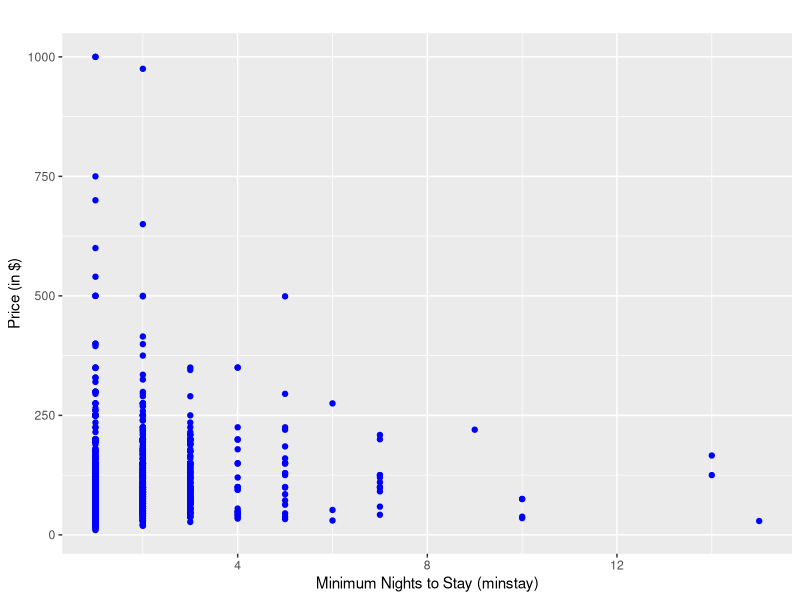
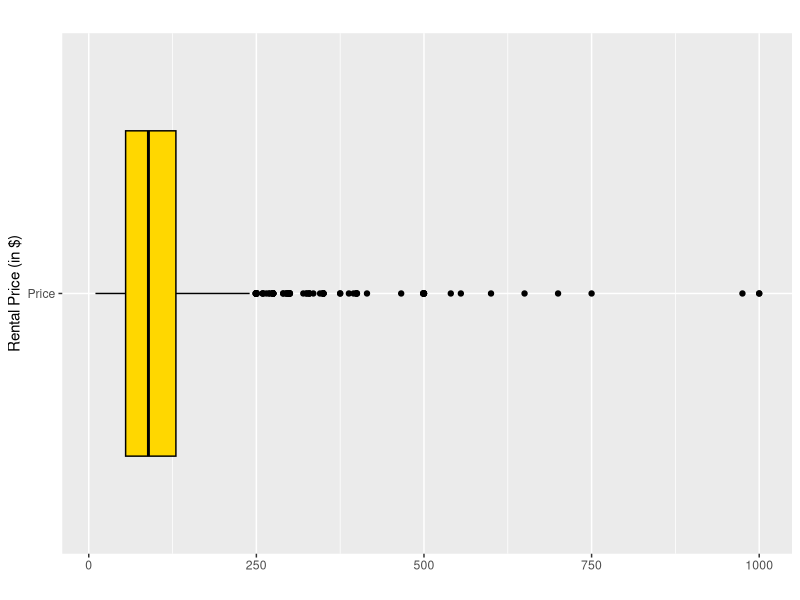
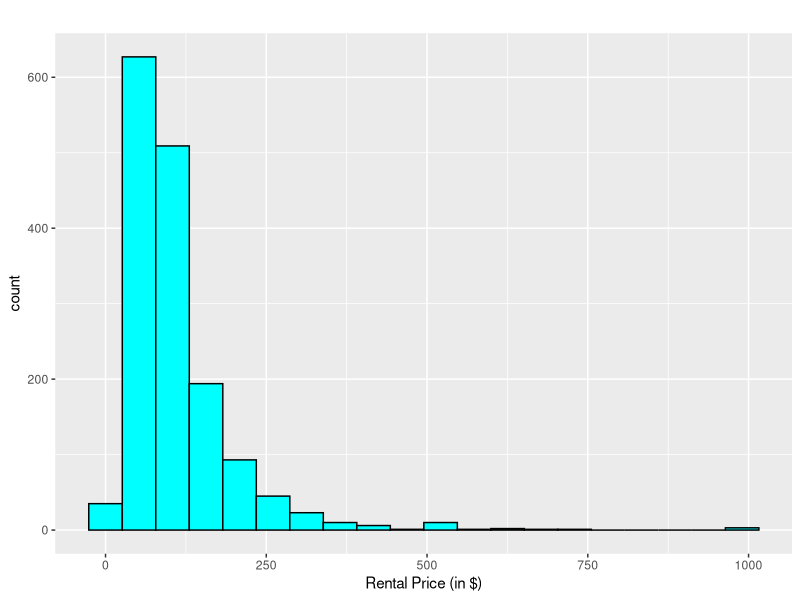
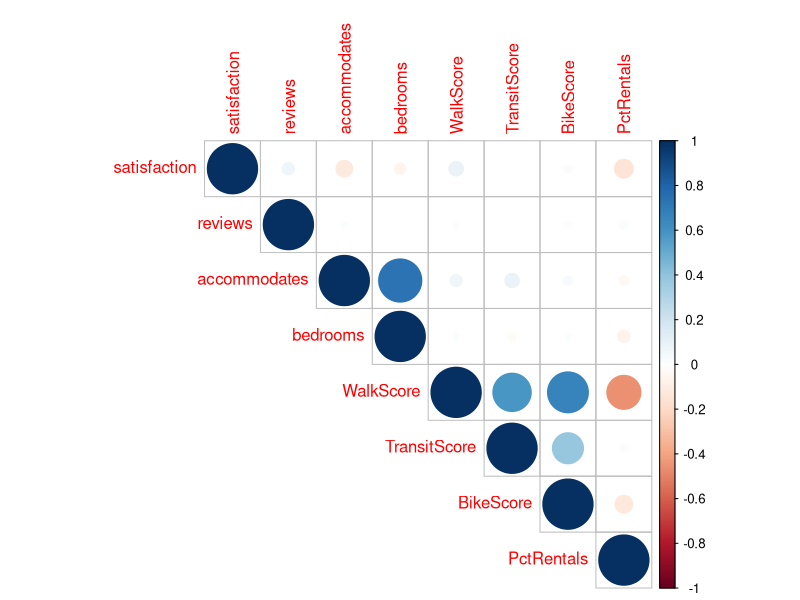
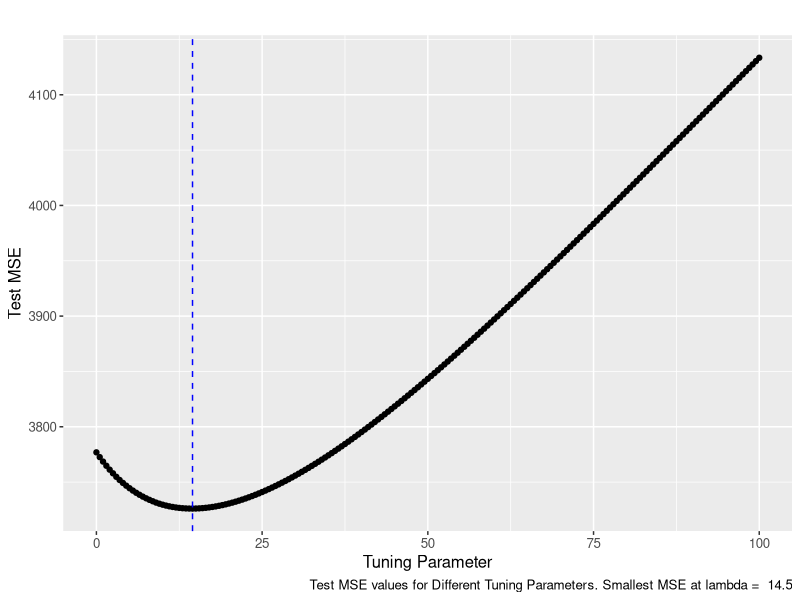
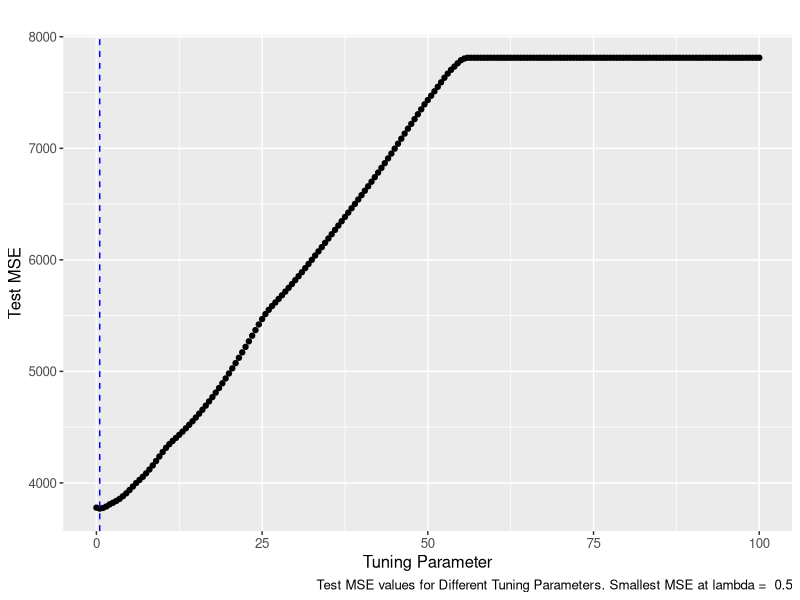
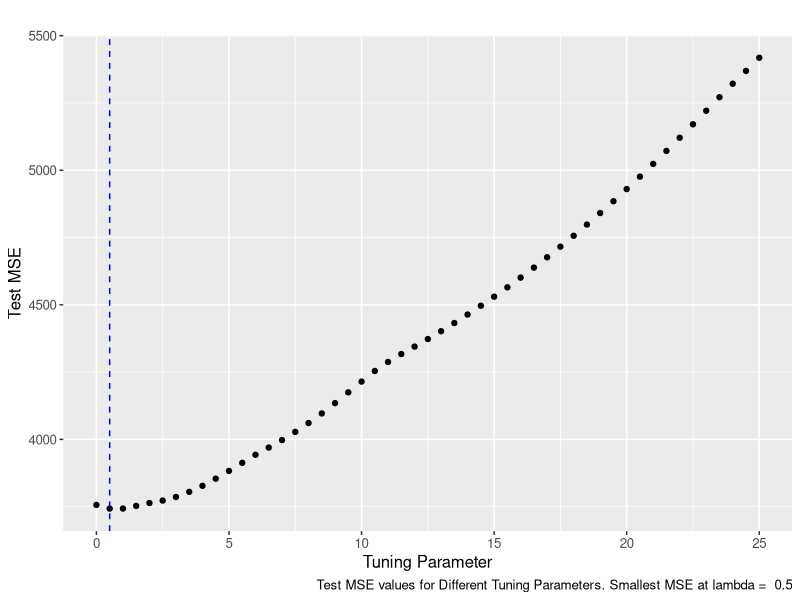
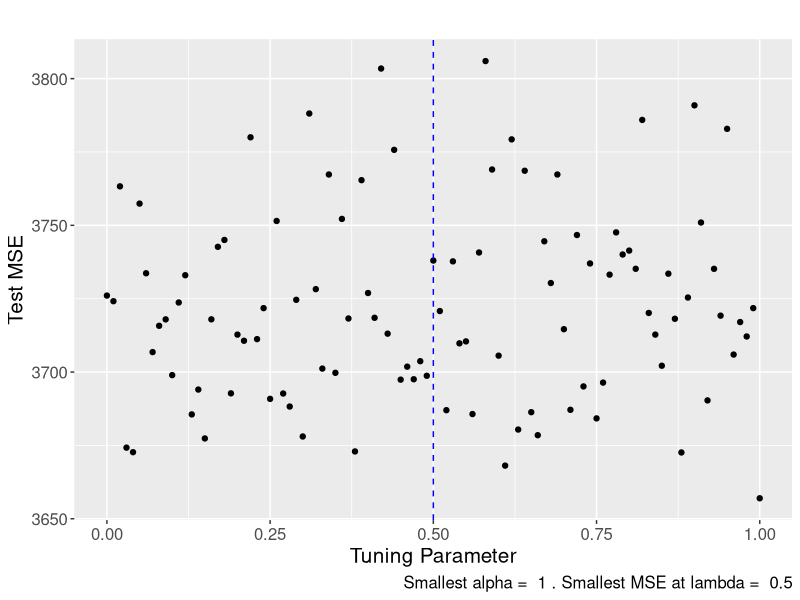

Source code (R) for these figures, in order:
## ---- chunk 1
knitr::opts_chunk$set(echo = TRUE)
set.seed(1)
## ---- chunk 2
# load the data from the dataset
data <- read.csv("../Project_2/VRBO.csv", header = TRUE)
## ---- chunk 3
# explore the number of observations before cleaning
a = nrow(data)
# explore the number of observations after cleaning
b = nrow(na.omit(data))
# total removed observations
c = a - b

# percentage of omitted rows to the total rows
d = c / a * 100

# construct a table for the data losses
aa <- round(c(a,b,c,d), 2)
names <- c("Original", "Cleaned", "Total Removal", "Percent Data Loss")

hahaloss <- data.frame("Names" = names, "Count" = aa)

knitr::kable(hahaloss, caption = "Data Loss Table (before & after cleaning)")
## ---- chunk 4
# explore the number of null values in the minstay
# length(which(is.na(data$minstay)))

# find the total number of residual
e = nrow(na.omit(data[,-8])) # the num observation remain same as uncleaned data

# table for cleaned data after removing minstay
nomloss <- data.frame("Orignal" = a, "No Minstay" = e)

knitr::kable(nomloss, caption = "Number of Observations (with/not with minstay)")
## ---- chunk 5
# import the ggplot2 pacakge
suppressMessages(library(ggplot2))
# create a scatterplot to study the relationship between minstay and price
ggplot(na.omit(data), aes(minstay, price)) + geom_point(color = "blue")+ labs(title =" ", x = "Minimum Nights to Stay (minstay)", y = "Price (in $)")
## ---- chunk 6
# create the design matrix XD by removing the UnitNumber and the response variable Price
dataClean <- data[,-c(1,8)]
# head(dataClean)
## ---- chunk 7
# import the ggplot2 package
library(ggplot2)

# cluster of mosaic plots
op <- par( mfrow = c(1,2))

# see if there is unreasonable observation
ggplot(dataClean,aes(x ="Price", y = price)) + geom_boxplot(fill='gold', col = 'black') + labs(title="", x = "Rental Price (in $)", y = " ") + coord_flip()

# consider that the response variable Y is a continuous data, we are 
# expected to use a histogram to visualize its distribution.
library(ggplot2)
ggplot(dataClean, aes(x=price)) + geom_histogram(fill='cyan', col = 'black', bins = 20) + labs(title="", x = "Rental Price (in $)")

par(op)
## ---- chunk 8
# import necessary libraries
suppressMessages(library(corrplot))
suppressMessages(library(RColorBrewer))

# Explore the correlation between features
M <-cor(dataClean[,-c(1, 4, 7, 8)])
colnames(M)[1] <- "satisfaction"
rownames(M)[1] <- "satisfaction"
corrplot(M, method="circle", type = "upper", title = "", mar = c(0,0,1,0))
## ---- chunk 9
suppressMessages(library(glmnet))

# designed matrix
XD <- model.matrix(price ~ ., data = dataClean)
# dim(XD)
## ---- chunk 10
# Run ridge Regression
suppressMessages(library(glmnet))
set.seed(1)
cv.out.ridge <- cv.glmnet(XD[,-1], dataClean$price, alpha = 0,lambda = seq(from = 0, to = 100, by = .5))

# Default plot
# plot(cv.out.ridge)
## ---- chunk 11
# The plot in ggplot2 Dr. Dalzell built
ridgePlot <- function(ridge.mod, metric, title){
  library(ggplot2)
  
  smallestLambda <- ridge.mod$lambda[which.min(ridge.mod$cvm)] 
  
  if(metric == "MSE"){
  g1 <- ggplot( data.frame(ridge.mod$lambda), aes( x = ridge.mod$lambda, y = (ridge.mod$cvm))) + geom_point() + geom_vline( xintercept = smallestLambda, col = "blue" , lty = 2 ) +  labs(caption = paste("Test MSE values for Different Tuning Parameters. Smallest MSE at lambda = ", smallestLambda), title = title, y = "Test MSE", x = "Tuning Parameter")
  
  }
  
  if(metric == "RMSE"){
  g1 <- ggplot( data.frame(ridge.mod$lambda), aes( x = ridge.mod$lambda, y = sqrt(ridge.mod$cvm))) + geom_point() + geom_vline( xintercept = smallestLambda, col = "blue" , lty = 2 ) +  labs(caption = paste("Test RMSE values for Different Tuning Parameters. Smallest RMSE at lambda = ", smallestLambda), title = title, y = "Test RMSE", x = "Tuning Parameter")

  }
  
  g1
}
## ---- chunk 12
#Plotting using ggplot2
ridgePlot(cv.out.ridge, metric = "MSE", title = "") + theme(text = element_text(size = 12))
## ---- chunk 13
# Metrics

# Run the process again (same seed) with only the two lambdas of interest
set.seed(1)
cv.out.ridge.small <- cv.glmnet(XD[,-1], dataClean$price, alpha = 0,lambda = c(0,14.5))
# print("Lambda: ")
# cv.out.ridge.small$lambda
# print("MSE: ")
# cv.out.ridge.small$cvm
# print("RMSE: ")
# sqrt(cv.out.ridge.small$cvm)

# construct a matrix to store the output values
show <- matrix(data = c(cv.out.ridge.small$lambda, cv.out.ridge.small$cvm, sqrt(cv.out.ridge.small$cvm)), nrow = 2, ncol = 3)

# name the rows and columns
rownames(show) <- c("Ridge", "LSLR")
colnames(show) <- c("Lambda", "Test MSE", "Test RMSE")

# construct a table to show the output
knitr::kable(show, caption = "Metrics of LSLR vs Ridge")
## ---- chunk 14
# ridge regression lambda = 14.5

# we need to remove the first row of XD as glmnet will add another line for coefficient
reg.ridge <- glmnet(XD[,-1], dataClean$price, alpha = 0,lambda = 14.5, standardize =TRUE)
# LSLR lambda = 0 
reg.LSLR <- glmnet(XD[,-1], dataClean$price, alpha = 0,lambda = 0, standardize = TRUE)
Betas <- data.frame("LSLR" = as.numeric(coefficients(reg.LSLR)), "ridge" = as.numeric(coefficients(reg.ridge)))
rownames(Betas) <- colnames(XD)

# compute the MSE for Ridge and LSLR
MSE <- mean( (data$price - predict(reg.LSLR, newx = XD[,-1]))^2)
MSEr <- mean( (data$price - predict(reg.ridge, newx = XD[,-1]))^2)   

#reg.LSLR$beta
#coefficients(reg.LSLR)

knitr::kable(round(Betas, 3),
            caption = "Coefficients with Tuning Parameter = 0, 14.5")

# construct a matrix to store the output values
show2 <- matrix(data = c(cv.out.ridge.small$lambda, MSEr, MSE, abs(sum(reg.ridge$beta)), abs(sum(reg.LSLR$beta))), nrow = 2, ncol = 3)

# name the rows and columns
rownames(show2) <- c("Ridge", "LSLR")
# in this case, it should be MSE, as it is for training model
colnames(show2) <- c("Lambda", "MSE", "Sum Coefficients (abs)")

# construct a table to show the output
knitr::kable(round(show2,1), caption = "Metrics of LSLR vs Ridge")
## ---- chunk 15
# import the ggplot2 package
library(ggplot2)

# Run 10-fold CV
set.seed(1)
cv.out.lasso <- cv.glmnet(XD[,-1], dataClean$price, alpha = 1,lambda = seq(from = 0, to = 100, by = .5))  # alpha = 1 is the lasso

# Use a smaller range
cv.out.lasso2 <- cv.glmnet(XD[,-1], dataClean$price, alpha = 1,lambda = seq(from = 0, to = 25, by = .5))


# cluster of mosaic plots
op <- par( mfrow = c(2,1))

# Plot the results using the default plotting tool
# plot(cv.out.lasso)


#Plotting using ggplot2
ridgePlot(cv.out.lasso, metric = "MSE", title = "") + theme(text = element_text(size = 12))

# Use a smaller range
ridgePlot(cv.out.lasso2, metric = "MSE", title = "") + theme(text = element_text(size = 12))

par(op)
## ---- chunk 16
# Choosing the lambda we want
cv.out.lasso$lambda.min
## ---- chunk 17
# Obtaining coefficients

# Train Lasso
reg.lasso <- glmnet(XD[,-1], dataClean$price, alpha =1 ,
                      lambda = 0.5)

# Store the coefficients
lasso_betas <- as.numeric(coefficients(reg.lasso))

# Create a data frame
# Betas <- data.frame("LSLR" = lslr.betas, "ridge" = ridge.betas, "Lasso" = lasso.betas)

Betas_pro <- cbind(Betas, "Lasso" = lasso_betas)

rownames(Betas) <- colnames(XD)

knitr::kable(round(Betas_pro, 3), caption = "Coefficients Table of LSLR, Ridge, Lasso")
## ---- chunk 18
# coefficients equals zero
# length(which(lasso_betas == 0))
## ---- chunk 19
# MSE of the trained lasso
MSEl <- mean( (data$price - predict(reg.lasso, newx = XD[,-1]))^2)
# MSEl
# sum(reg.lasso$beta)
## ---- chunk 20
# Choose a sequence of values for alpha 
alphaseq <- seq(from = 0, to =1 , by =.01)

storageEN <- data.frame("Alpha" = rep(NA,length(alphaseq)), "Lambda" = rep(NA,length(alphaseq)), "MSE" = rep(NA,length(alphaseq)))

a = 1 
# Run 10-fold CV
set.seed(1)
for( i in alphaseq ){
  cv.out <- cv.glmnet(XD[ , -1], dataClean$price, alpha = i,lambda = seq(from = 0, to = 25, by = .5))
  storageEN$Lambda[a] <- cv.out$lambda.min  # store the optimal lambda at this alpha
  storageEN$MSE[a] <- (min(cv.out$cvm))  # store the test MSE
  storageEN$Alpha[a] <- i  # store the alpha
  a = a + 1 
}
## ---- chunk 21
# The plot in ggplot2 Dr. Dalzell built
elasticNetPlot <- function(ridge.mod, metric, title){
  library(ggplot2)
  
  smallestLambda <- ridge.mod$Lambda[which.min(ridge.mod$MSE)] 
  smallestAlpha <- ridge.mod$Alpha[which.min(ridge.mod$MSE)] 
  
  if(metric == "MSE"){
  g1 <- ggplot( data.frame(ridge.mod$Alpha), aes( x = ridge.mod$Alpha, y = (ridge.mod$MSE))) + geom_point() + geom_vline( xintercept = smallestLambda, col = "blue" , lty = 2 ) +  labs(caption = paste("Smallest alpha = ", smallestAlpha,". Smallest MSE at lambda = ", smallestLambda), title = title, y = "Test MSE", x = "Tuning Parameter")
  
  }
  
  if(metric == "RMSE"){
  g1 <- ggplot( data.frame(ridge.mod$lambda), aes( x = ridge.mod$lambda, y = sqrt(ridge.mod$MSE))) + geom_point() + geom_vline( xintercept = smallestLambda, col = "blue" , lty = 2 ) +  labs(caption = paste("Test RMSE values for Different Tuning Parameters. Smallest RMSE at lambda = ", smallestLambda), title = title, y = "Test RMSE", x = "Tuning Parameter")

  }
  
  g1
}
## ---- chunk 22
elasticNetPlot(storageEN, "MSE", " ") + theme(text = element_text(size = 15))
## ---- chunk 23
# Show the results
# knitr::kable(round(storageEN,2), caption = "Performance of Elastic Net")
## ---- chunk 24
# Obtaining coefficients

# Train Elastic Net
reg.elastic <- glmnet(XD[,-1], dataClean$price, alpha =1 ,
                      lambda = 0.5)

# Store the coefficients
elastic.betas <- as.numeric(coefficients(reg.elastic))

# Create a data frame
Betas <- data.frame("LSLR" = as.numeric(coefficients(reg.LSLR)), "Ridge" = as.numeric(coefficients(reg.ridge)), "Lasso" = as.numeric(coefficients(reg.lasso)), "Elastic" = elastic.betas)

rownames(Betas) <- colnames(XD)

knitr::kable(Betas)
## ---- chunk 25
# MSE of the trained elastic net
# MSEen <- mean( (data$price - predict(reg.elastic, newx = XD[,-1]))^2)
# MSEl
# sum(reg.elastic$beta)
## ---- chunk 26
# construct a matrix to store the output values for summary table
# because beta does not include the intercept, so we should also add it to the number of features
show3 <- matrix(data = c(reg.lasso$lambda, reg.ridge$lambda, reg.LSLR$lambda, MSEl, MSEr,MSE, abs(sum(reg.lasso$beta)), abs(sum(reg.ridge$beta)), abs(sum(reg.LSLR$beta)), length(reg.lasso$beta) - length(which(reg.lasso$beta == 0)), length(reg.ridge$beta) , length(reg.LSLR$beta)), nrow = 3, ncol = 4)

# name the rows and columns
rownames(show3) <- c("Lasso", "Ridge", "LSLR")
# metric names
colnames(show3) <- c("Lambda", "MSE", "Sum Coefficients (abs)", "Num Features")

# construct a table to show the output
knitr::kable(round(show3,1), caption = "Summary Table: Lasso vs Ridge vs LSLR")
